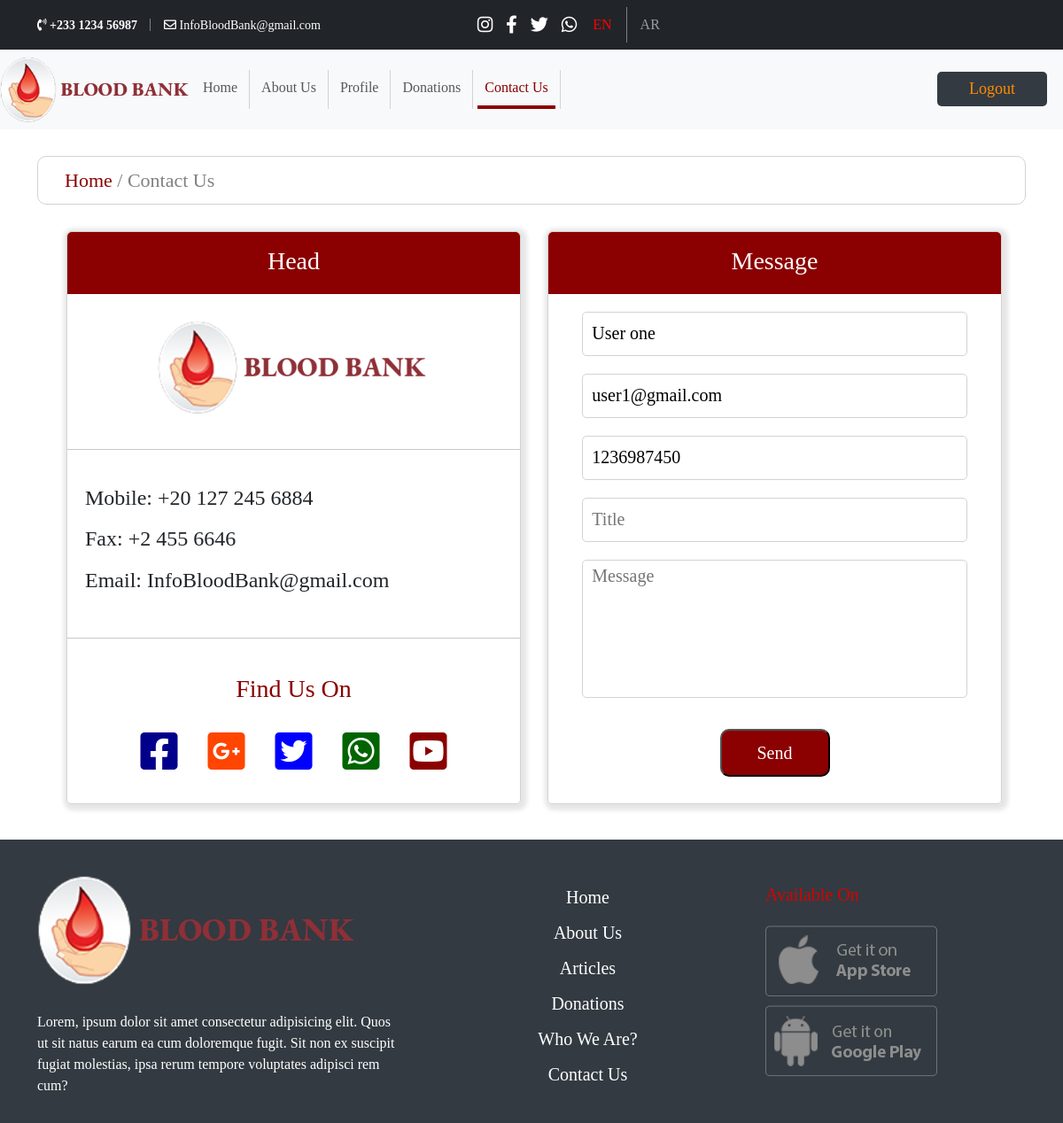
The page /contact-us.php (signed in) on the database its author committed.
### tables this page shows
CREATE TABLE `users_tb` (
  `user_id` int(11) NOT NULL,
  `name` varchar(255) NOT NULL,
  `username` varchar(100) NOT NULL,
  `email` varchar(255) NOT NULL,
  `phone` varchar(15) NOT NULL,
  `password` varchar(155) NOT NULL,
  `blood_group` varchar(50) DEFAULT NULL,
  `role` int(11) NOT NULL DEFAULT 0,
  `status` int(11) NOT NULL DEFAULT 0,
  `date_created` timestamp NOT NULL DEFAULT current_timestamp()
);

### private/config/autoloader.php (called while the page is built, shortened)
<?php
    spl_autoload_register(function ($className) {
        $classFile = __DIR__ . "/../classes/" . $className . ".class.php";
    });

### private/classes/Database.class.php (called while the page is built, shortened)
<?php
class Database{
    protected ?PDO $conn;
    function __construct()
    {
        $this->conn = $this->connect();
    }
    private function connect()
    {
        $string = "mysql:host=".DB_HOST.";dbname=".DB_NAME;
        try {
            return new PDO($string, DB_USER, DB_PASS);
        }catch (PDOException $e){
            echo $e->getMessage();
            die();
        }
    }
    protected function selectData($tableName, $columns = "*", $conditions = array(), $conditionType = "AND", $limit = null, $orderByColumn = null, $orderByDirection = "ASC"): false|array
    {
        $query = "SELECT $columns FROM $tableName";
        if (!empty($conditions)) {
            $query .= " WHERE ";
            $conditionsArray = array();
            foreach ($conditions as $key => $value) {
                $conditionsArray[] = "$key = :$key";
            }
            $query .= implode(" $conditionType ", $conditionsArray);
        }
        try {
            $statement = $this->conn->prepare($query);
            foreach ($conditions as $key => $value) {
                $statement->bindValue(":$key", $value);
            }
            $statement->execute();
            return $statement->fetchAll(PDO::FETCH_ASSOC);
        } catch (PDOException $e) {
            return false;
        }
    }
}

### private/classes/Authentication.class.php (called while the page is built, shortened)
<?php
    class Authentication extends Database {
        private string $tableName = "users_tb";
        public function getMe(mixed $user_id): false|array
        {
            $condition = [
                'user_id' => $user_id
            ];
            return $this->selectData($this->tableName, '*', $condition);
        }
    }

### contact-us.php (the view, shortened to what this page needs)
<?php
include "includes/header.php";
include "includes/nav.php";
$me = new Authentication();
$myData = $me->getMe($_SESSION['user_id']);
?>
<section id="navigator">
    <div class="container">
        <div class="path">
            <div class="path-main" style="color: darkred; display:inline-block;">Home</div>
            <div class="path-directio" style="color: grey; display:inline-block;"> / Contact Us</div>
        </div>
    </div>
</section>
<section id="contact">
    <div class="container">
        <div class="row">
            <div class="col-md-6 call">
                <div class="title">Head</div>
                <img src="imgs/logo.png" alt="">
                <hr>
                <h4>Mobile: +20 127 245 6884</h4>
                    <h4>Fax: +2 455 6646</h4>
                        <h4>Email: InfoBloodBank@gmail.com</h4>
                            <hr>
                            <h3>Find Us On</h3>
                            <div class="icons">
                                <i class="fab fa-facebook-square fa-3x"></i>
                                <i class="fab fa-google-plus-square fa-3x"></i>
                                <i class="fab fa-twitter-square fa-3x"></i>
                                <i class="fab fa-whatsapp-square fa-3x"></i>
                                <i class="fab fa-youtube-square fa-3x"></i>
                            </div>
            </div>
            <div class="col-md-6 info">
                <div class="title">Message</div>
                <form action="" id="messageForm" method="post" autocomplete="off">
                    <input type="text" value="<?= $myData[0]['name']?>" name="name" id="" placeholder="Name" required="">
                    <input type="email" value="<?= $myData[0]['email']?>" name="email" id="" placeholder="Email">
                    <input type="number" value="<?= $myData[0]['phone']?>" name="phone" id="" placeholder="Phone" required="">
                    <input type="text" name="title" id="" placeholder="Title" required="">
                    <textarea name="message" id="" cols="10" rows="5" placeholder="Message"></textarea>
                    <div class="reg-group">
                        <button id="messageBtn" type="submit">Send</button>
                    </div>
                </form>
            </div>
        </div>
    </div>
</section>
<?php
include "includes/footer.php";
?>

### css/style.css (style rules this page uses)
body { font-family: "Times New Roman", Times, serif; }
#navigator .container .path { border: 1px solid lightgrey; border-radius: 10px; font-size: 22px; padding: 10px 20px 10px 30px; margin: 30px 0px 30px 0px; width: 100%; }
#contact .container img { display: block; margin-left: auto; margin-right: auto; margin-top: 30px; margin-bottom: 30px; width: 60%; }
#contact .container .call { border: 1px solid lightgray; border-radius: 5px; padding-left: 0; padding-right: 0; padding-bottom: 30px; margin: 0px 30px 40px 45px; box-shadow: 2px 2px 5px 5px #e7e6e6; }
#contact .container .info { border: 1px solid lightgray; border-radius: 5px; padding-left: 0; padding-right: 0; padding-bottom: 30px; margin: 0px 0px 40px 0px; box-shadow: 2px 2px 5px 5px #e7e6e6; }
#contact .container .col-md-6 { max-width: 45%; }
#contact .container .call hr { margin-bottom: 40px; margin-top: 40px; }
#contact .container .call h4 { padding-left: 20px; padding-bottom: 10px; }
#contact .container .call h3 { margin: 40px 0px 30px 0px; text-align: center; color: darkred; }
#contact .container .call .icons { text-align: center; }
#contact .container .call .icons .fab { padding: 0px 15px 0px 15px; }
#contact .container .call .fa-facebook-square { color: darkblue; }
#contact .container .call .fa-whatsapp-square { color: darkgreen; }
#contact .container .call .fa-twitter-square { color: blue; }
#contact .container .call .fa-youtube-square { color: darkred; }
#contact .container .call .fa-google-plus-square { color: orangered; }
#contact .container .title { text-align: center; background-color: darkred; color: white; padding-top: 12px; border-top-right-radius: 5px; border-top-Left-radius: 5px; font-size: 28px; height: 70px; }
#contact .container form input { width: 85%; font-size: 20px; height: 50px; margin: 20px 0px 0px 0px; display: block; margin-left: auto; margin-right: auto; border: 1px solid lightgray; padding-left: 10px; border-radius: 5px; }
#contact .container form textarea { width: 85%; font-size: 20px; margin: 20px 0px 0px 0px; display: block; margin-left: auto; margin-right: auto; border: 1px solid lightgray; padding-left: 10px; border-radius: 5px; resize: none; }
#contact .container form button { font-size: 20px; border-radius: 10px; padding: 10px 40px 10px 40px; margin-top: 5px; background-color: darkred; color: white; }
#contact .container form .reg-group { text-align: center; margin-top: 30px; }

### rows shown on the page
users_tb: name "User one", email "user1@gmail.com", phone "1236987450"
